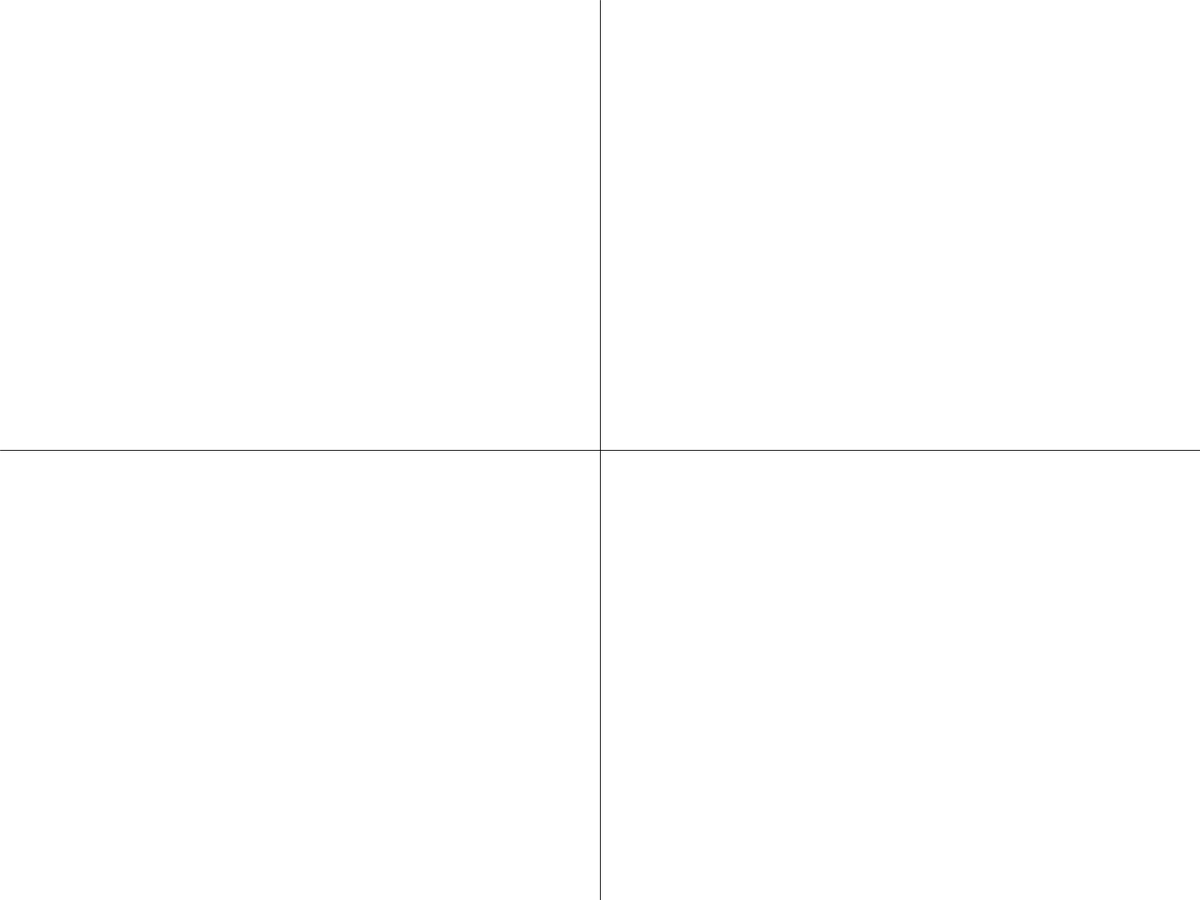
Frame 1 (no input)
Frame 60 (the mouse pressed at the canvas centre just before this capture): identical to frame 1, image omitted
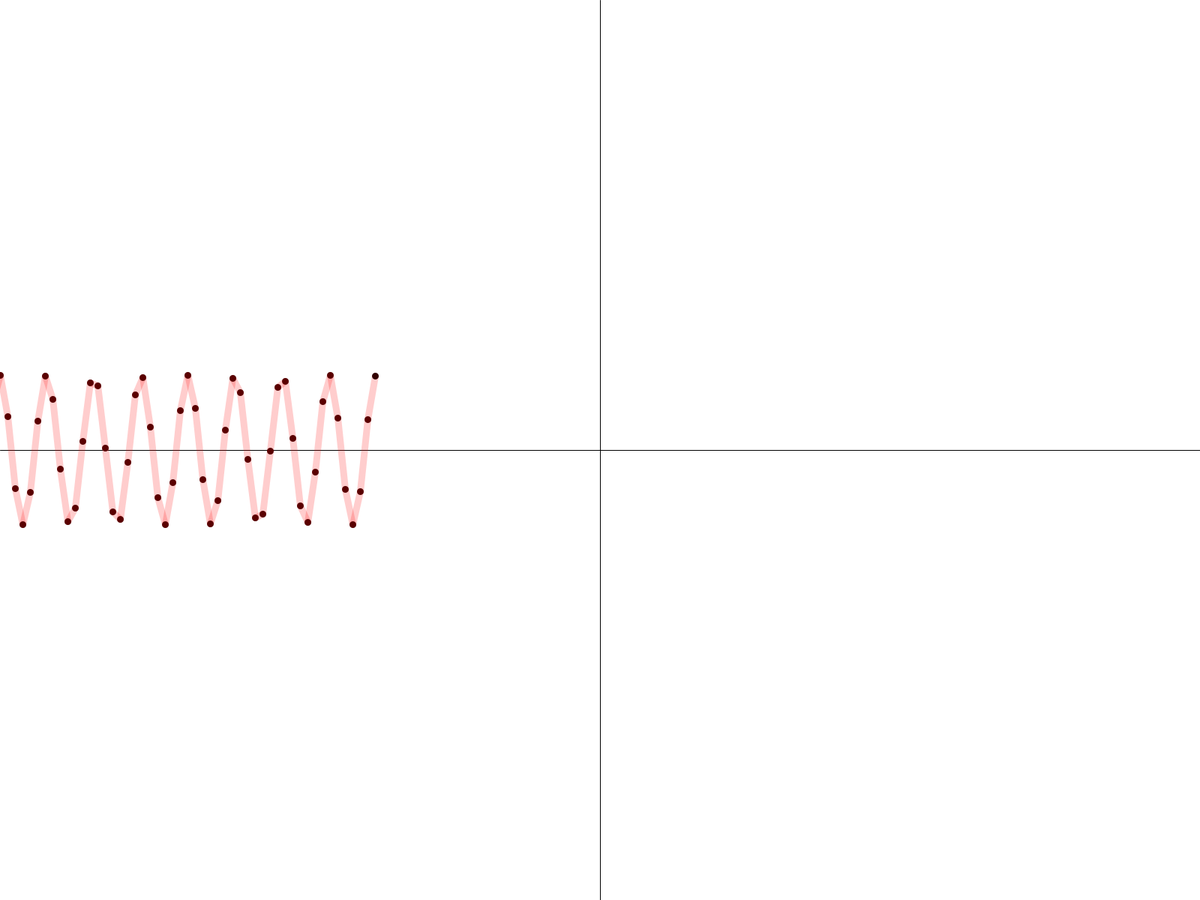
Frame 120 (the mouse held since frame 60 and released just before this capture)

The Processing sketch that drew these frames (run headless with seeded random() and noise(); from frame 60 on, the mouse is pressed at the canvas centre):

// Processing sketch: mathCALC
// ── mathCALC.pde
// mathgraphics without the variable t so it makes more sense mathwise( is that a word?)

import java.util.Scanner;
float skalierung = 10;           // how far every point is from each other 

int a      = int(random(100)); // extra variables/not really needed 
int b      = int(random(100)); // -> same

float x  = -100*(10./skalierung)-50;                  // represents x
float y  = 0;                  // represents y


float prevX = 0;               // for the red lines
float prevY = 1;

void setup() {
  fullScreen(); 
  frameRate(2147483647);
}

void draw() {
  if (skalierung > 100) {
    println("Skalierung nur bis 100!!") ;
    exit();
  }
  if (x == -100*(10.0/skalierung)-50 && skalierung < 101) {     // for the cross
    strokeWeight(1);
    background(255);
    line(0,height/2,width,height/2); // line for cross
    line(width/2,0,width/2,height);  // same
    strokeWeight(9);
  }
  println(-100*(10/skalierung)) ;
  prevX = x;
  prevY = y;
  
  x++;
  
  
  
  y = sin(x)*100;                                                                                                                             //function f(x)
  
  
  
  y *= -1; // bc y normally goes down in Processing when you increase it (in math it goes up in graphs)
   
  stroke(0);
  point(width/2 + x * skalierung, height/2 + y);                                      // height and width so it start in the middle, * 10 for better visuals
  stroke(255,0,0,50);
  line (width/2 + prevX * skalierung,height/2 + prevY,width/2 + x * skalierung,height/2 + y); // same
   
}
